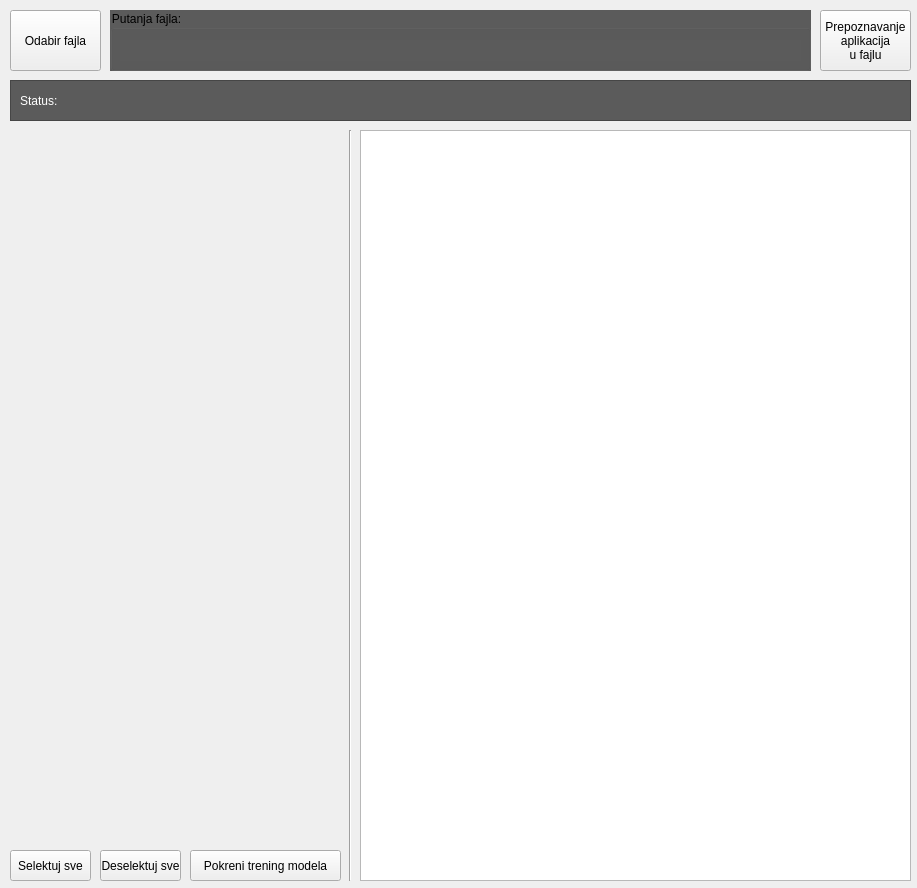
<?xml version="1.0" encoding="UTF-8"?>
<ui version="4.0">
 <class>predikcija</class>
 <widget class="QMainWindow" name="predikcija">
  <property name="geometry">
   <rect>
    <x>0</x>
    <y>0</y>
    <width>917</width>
    <height>888</height>
   </rect>
  </property>
  <property name="sizePolicy">
   <sizepolicy hsizetype="Expanding" vsizetype="Expanding">
    <horstretch>0</horstretch>
    <verstretch>0</verstretch>
   </sizepolicy>
  </property>
  <property name="minimumSize">
   <size>
    <width>917</width>
    <height>888</height>
   </size>
  </property>
  <property name="maximumSize">
   <size>
    <width>917</width>
    <height>888</height>
   </size>
  </property>
  <property name="windowTitle">
   <string>Treniranje Deep Learning modela za predikciju mreznog saobracaja</string>
  </property>
  <widget class="QWidget" name="centralwidget">
   <widget class="QLabel" name="label">
    <property name="geometry">
     <rect>
      <x>120</x>
      <y>40</y>
      <width>681</width>
      <height>21</height>
     </rect>
    </property>
    <property name="autoFillBackground">
     <bool>false</bool>
    </property>
    <property name="styleSheet">
     <string notr="true">color: rgb(255, 255, 0);
background-color: rgb(91, 91, 91);</string>
    </property>
    <property name="text">
     <string/>
    </property>
   </widget>
   <widget class="QPushButton" name="aplikacijeButton">
    <property name="geometry">
     <rect>
      <x>820</x>
      <y>10</y>
      <width>91</width>
      <height>61</height>
     </rect>
    </property>
    <property name="font">
     <font>
      <weight>50</weight>
      <bold>false</bold>
     </font>
    </property>
    <property name="text">
     <string>Prepoznavanje
aplikacija
u fajlu</string>
    </property>
   </widget>
   <widget class="QPushButton" name="ucitavanjeButton">
    <property name="geometry">
     <rect>
      <x>10</x>
      <y>10</y>
      <width>91</width>
      <height>61</height>
     </rect>
    </property>
    <property name="text">
     <string>Odabir fajla</string>
    </property>
   </widget>
   <widget class="QGroupBox" name="groupBox">
    <property name="geometry">
     <rect>
      <x>110</x>
      <y>10</y>
      <width>701</width>
      <height>61</height>
     </rect>
    </property>
    <property name="autoFillBackground">
     <bool>false</bool>
    </property>
    <property name="styleSheet">
     <string notr="true">background-color: rgb(91, 91, 91);
</string>
    </property>
    <property name="title">
     <string>Putanja fajla:</string>
    </property>
    <property name="flat">
     <bool>false</bool>
    </property>
   </widget>
   <widget class="Line" name="line">
    <property name="geometry">
     <rect>
      <x>340</x>
      <y>130</y>
      <width>20</width>
      <height>751</height>
     </rect>
    </property>
    <property name="orientation">
     <enum>Qt::Vertical</enum>
    </property>
   </widget>
   <widget class="QPushButton" name="selektujButton">
    <property name="geometry">
     <rect>
      <x>10</x>
      <y>850</y>
      <width>81</width>
      <height>31</height>
     </rect>
    </property>
    <property name="text">
     <string>Selektuj sve</string>
    </property>
   </widget>
   <widget class="QPushButton" name="deselektujButton">
    <property name="geometry">
     <rect>
      <x>100</x>
      <y>850</y>
      <width>81</width>
      <height>31</height>
     </rect>
    </property>
    <property name="text">
     <string>Deselektuj sve</string>
    </property>
   </widget>
   <widget class="QPushButton" name="treningButton">
    <property name="geometry">
     <rect>
      <x>190</x>
      <y>850</y>
      <width>151</width>
      <height>31</height>
     </rect>
    </property>
    <property name="text">
     <string>Pokreni trening modela</string>
    </property>
   </widget>
   <widget class="QFrame" name="frame">
    <property name="geometry">
     <rect>
      <x>10</x>
      <y>80</y>
      <width>901</width>
      <height>41</height>
     </rect>
    </property>
    <property name="styleSheet">
     <string notr="true">background-color: rgb(91, 91, 91);</string>
    </property>
    <property name="frameShape">
     <enum>QFrame::StyledPanel</enum>
    </property>
    <property name="frameShadow">
     <enum>QFrame::Raised</enum>
    </property>
    <widget class="QLabel" name="statusLabel">
     <property name="geometry">
      <rect>
       <x>60</x>
       <y>10</y>
       <width>831</width>
       <height>21</height>
      </rect>
     </property>
     <property name="autoFillBackground">
      <bool>false</bool>
     </property>
     <property name="styleSheet">
      <string notr="true">background-color: rgb(91, 91, 91);
color: rgb(255, 255, 255);</string>
     </property>
     <property name="text">
      <string/>
     </property>
    </widget>
    <widget class="QLabel" name="label_2">
     <property name="geometry">
      <rect>
       <x>10</x>
       <y>10</y>
       <width>41</width>
       <height>21</height>
      </rect>
     </property>
     <property name="styleSheet">
      <string notr="true">color: rgb(255, 255, 255);</string>
     </property>
     <property name="text">
      <string>Status:</string>
     </property>
    </widget>
   </widget>
   <widget class="QWidget" name="verticalLayoutWidget_2">
    <property name="geometry">
     <rect>
      <x>9</x>
      <y>130</y>
      <width>331</width>
      <height>711</height>
     </rect>
    </property>
    <layout class="QVBoxLayout" name="aplikacijeLayout"/>
   </widget>
   <widget class="QTextEdit" name="textEdit">
    <property name="geometry">
     <rect>
      <x>360</x>
      <y>130</y>
      <width>551</width>
      <height>751</height>
     </rect>
    </property>
    <property name="readOnly">
     <bool>true</bool>
    </property>
   </widget>
   <zorder>aplikacijeButton</zorder>
   <zorder>ucitavanjeButton</zorder>
   <zorder>groupBox</zorder>
   <zorder>line</zorder>
   <zorder>label</zorder>
   <zorder>selektujButton</zorder>
   <zorder>deselektujButton</zorder>
   <zorder>treningButton</zorder>
   <zorder>frame</zorder>
   <zorder>verticalLayoutWidget_2</zorder>
   <zorder>textEdit</zorder>
  </widget>
 </widget>
 <resources/>
 <connections/>
</ui>
